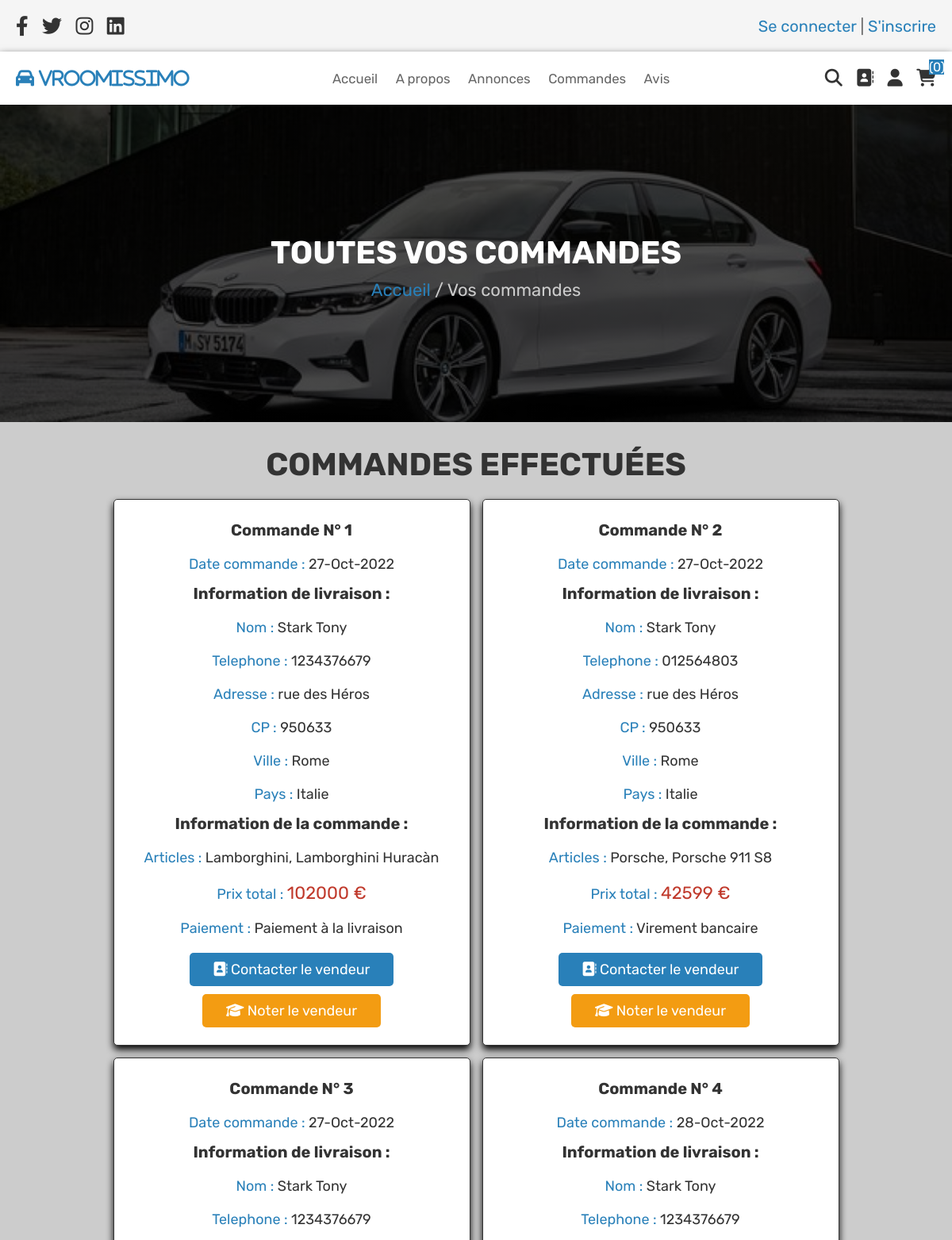
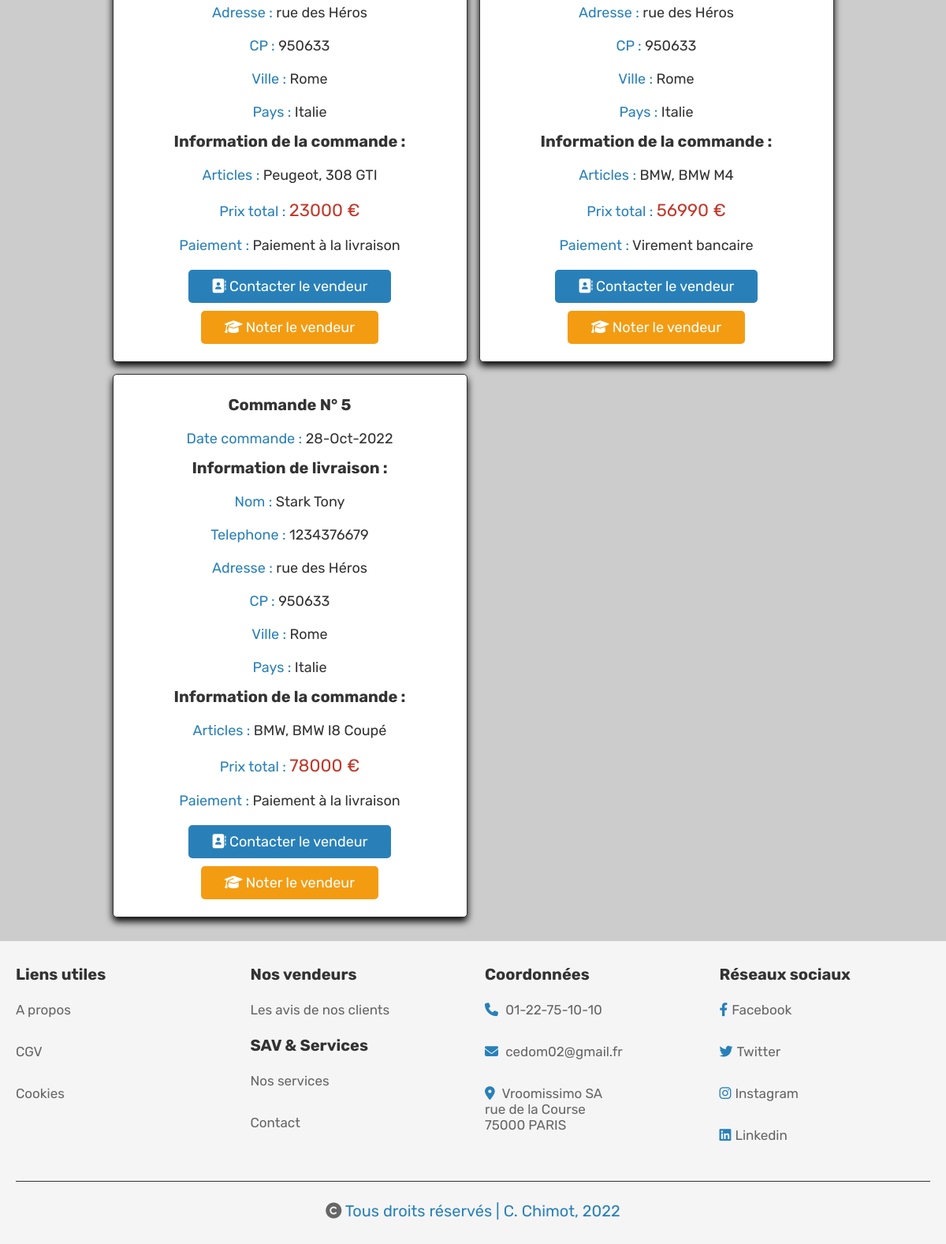
/recap_commandes.php (signed in), run on the app's committed database (2 pictures, top to bottom).
### tables this page shows
CREATE TABLE `commandes` (
  `id` int(100) NOT NULL,
  `date_commande` varchar(50) NOT NULL,
  `client_id` int(100) NOT NULL,
  `nom` varchar(100) NOT NULL,
  `telephone` varchar(100) NOT NULL,
  `email` varchar(100) NOT NULL,
  `paiement` varchar(100) NOT NULL,
  `adresse` varchar(100) NOT NULL,
  `cp` varchar(100) NOT NULL,
  `ville` varchar(100) NOT NULL,
  `pays` varchar(100) NOT NULL,
  `total_articles` varchar(1000) NOT NULL,
  `prix_total` int(100) NOT NULL,
  `statut_paiement` varchar(20) NOT NULL DEFAULT 'en attente',
  `vendeur_id` int(11) NOT NULL
);

### recap_commandes.php (the view, shortened to what this page needs)
<?php
include 'admin/admins/config.php';
$client_id = $_SESSION['client_id'];
?>
<!DOCTYPE html>
<html lang="en">
<head>
    <link rel="stylesheet" href="https://cdnjs.cloudflare.com/ajax/libs/font-awesome/6.2.0/css/all.min.css"
 />
    <link rel="stylesheet" href="css/style.css">
</head>
<body>
    <?php include 'header.php'; ?>
    <div class="recap_commandes">
        <h3>Toutes vos commandes</h3>
        <p> <a href="home.php">Accueil</a> / Vos commandes </p>
    </div>
    <section class="commandes">
        <h1 class="titre">Commandes effectuées</h1>
        <div class="box-container">
            <?php
                $select_commandes = mysqli_query($con, "SELECT * FROM `commandes`
                    WHERE client_id = '$client_id'")
                    or exit("Echec de la requête");
                if(mysqli_num_rows($select_commandes) > 0){
                    while($fetch_commande = mysqli_fetch_assoc($select_commandes)){
            ?>
            <div class="box">
                <h3>Commande N° <?php echo $fetch_commande['id']; ?> </h3>
                <p class="date">Date commande :
                    <span><?php echo $fetch_commande['date_commande']?></span>
                </p>
                <h3>Information de livraison :</h3>
                <p class="info">Nom : <span><?php echo $fetch_commande['nom']?> </span> </p>
                <p class="info">Telephone : <span><?php echo $fetch_commande['telephone']?> </span> </p>
                <p class="info">Adresse : <span><?php echo $fetch_commande['adresse']?> </span> </p>
                <p class="info">CP : <span><?php echo $fetch_commande['cp']?> </span> </p>
                <p class="info">Ville : <span><?php echo $fetch_commande['ville']?> </span> </p>
                <p class="info">Pays : <span><?php echo $fetch_commande['pays']?> </span> </p>
                <h3>Information de la commande :</h3>
                <p class="articles">Articles :
                    <span><?php echo $fetch_commande['total_articles']?> </span>
                </p>
                <p class="info">Prix total :
                    <span class="prix"><?php echo $fetch_commande['prix_total']?> € </span>
                </p>
                <p class="paiement">Paiement : <span><?php echo $fetch_commande['paiement']?> </span> </p>
                <a href="renseignement.php" class="btn"><i class="fa-solid fa-address-book"></i> Contacter le vendeur</a>
                <a href="avis.php" class="option-btn"><i class="fa-solid fa-graduation-cap"></i> Noter le vendeur</a>
            </div>
            <?php
                        }
                    }else{
                        echo '<p class="vide">Aucune commandes en cours</p>';
                }
            ?>
        </div>
    </section>
    <?php include 'footer.php'; ?>
</body>
</html>

### css/style.css (style rules this page uses)
:root { --bleu: #2980b9; --rouge: #c0392b; --orange: #f39c12; --noir: #333; --blanc: #fff; --couleur-claire: #666; --blanc-clair: #ccc; --bg-clair: #f5f5f5; --box-shadow: 0 .5rem 1rem rgba(0, 0, 0, 1); --border: .1rem solid var(--noir); }
* { font-family: 'Rubik', sans-serif; margin: 0; padding: 0; box-sizing: border-box; outline: none; border: none; text-decoration: none; transition: all 0.2s linear; }
html { font-size: 62.5%; overflow-x: hidden; background-color: var(--blanc-clair); }
section { padding: 3rem 2rem; }
.titre { text-align: center; margin-bottom: 2rem; text-transform: uppercase; color: var(--noir); font-size: 4rem; }
.btn, .option-btn, .delete-btn, .white-btn { display: inline-block; margin-top: 1rem; padding: 1rem 3rem; cursor: pointer; color: var(--blanc); font-size: 1.8rem; border-radius: .5rem; }
.white-btn, .btn { background-color: var(--bleu); }
.option-btn { background-color: var(--orange); }
.recap_commandes { min-height: 50vh; display: flex; flex-flow: column; align-items: center; justify-content: center; gap: 1rem; background: linear-gradient(rgba(0,0,0,.7), rgba(0,0,0,.7)), url(../image/bmw-serie-3.jpg) no-repeat; background-size: cover; background-position: center; }
.recap_commandes h3 { margin-top: 1rem; font-size: 4rem; color: var(--blanc); text-transform: uppercase; }
.recap_commandes p { color: var(--blanc-clair); font-size: 2.2rem; }
.recap_commandes p a { color: var(--bleu); }
.commandes .box-container { max-width: 1200px; margin:0 auto; display: grid; grid-template-columns: repeat(auto-fit, 45rem); align-items: flex-start; gap:1.5rem; justify-content: center; }
.commandes .box-container .box { border-radius: .5rem; background-color: var(--blanc); box-shadow: var(--box-shadow); border: var(--border); padding: 2.2rem; text-align: center; }
.commandes .box-container span { color: var(--noir); }
.commandes .box-container h3 { text-align: center; color: var(--noir); font-size: 2rem; margin-bottom: 1rem; margin-top: 0.4rem; }
.commandes .box-container .date, .commandes .box-container .info, .commandes .box-container .articles, .commandes .box-container .paiement, .commandes .box-container .statut { padding: 1rem 0; font-size: 1.8rem; color: var(--bleu); }
.commandes .box-container .prix { font-size: 2.2rem; color: var(--rouge); padding: 1rem 0; }

### data on the page
commandes: id "1", date_commande "27-Oct-2022", nom "Stark Tony", telephone "1234376679", adresse "rue des Héros", cp "950633", ville "Rome", pays "Italie", total_articles "Lamborghini, Lamborghini Huracàn", prix_total "102000", paiement "Paiement à la livraison"
commandes: id "2", date_commande "27-Oct-2022", nom "Stark Tony", telephone "012564803", adresse "rue des Héros", cp "950633", ville "Rome", pays "Italie", total_articles "Porsche, Porsche 911 S8", prix_total "42599", paiement "Virement bancaire"
commandes: id "3", date_commande "27-Oct-2022", nom "Stark Tony", telephone "1234376679", adresse "rue des Héros", cp "950633", ville "Rome", pays "Italie", total_articles "Peugeot, 308 GTI", prix_total "23000", paiement "Paiement à la livraison"
commandes: id "4", date_commande "28-Oct-2022", nom "Stark Tony", telephone "1234376679", adresse "rue des Héros", cp "950633", ville "Rome", pays "Italie", total_articles "BMW, BMW M4", prix_total "56990", paiement "Virement bancaire"
commandes: id "5", date_commande "28-Oct-2022", nom "Stark Tony", telephone "1234376679", adresse "rue des Héros", cp "950633", ville "Rome", pays "Italie", total_articles "BMW, BMW I8 Coupé", prix_total "78000", paiement "Paiement à la livraison"

### other printed values
$nb_panier "0"
